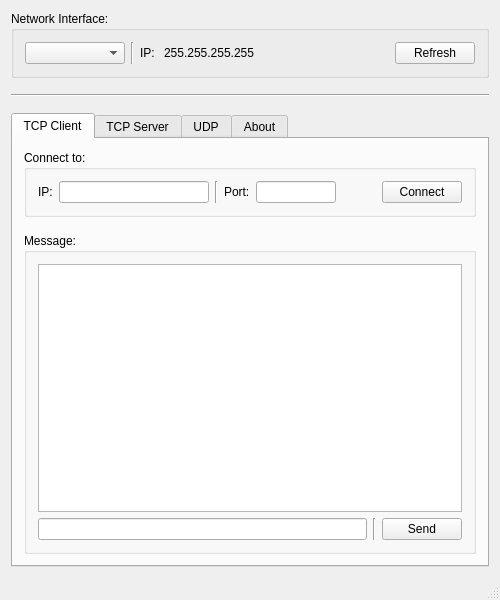
<?xml version="1.0" encoding="UTF-8"?>
<ui version="4.0">
 <class>MainWindow</class>
 <widget class="QMainWindow" name="MainWindow">
  <property name="geometry">
   <rect>
    <x>0</x>
    <y>0</y>
    <width>500</width>
    <height>600</height>
   </rect>
  </property>
  <property name="minimumSize">
   <size>
    <width>500</width>
    <height>500</height>
   </size>
  </property>
  <property name="windowTitle">
   <string>Socket Test</string>
  </property>
  <property name="windowIcon">
   <iconset>
    <normaloff>../../../git/socket-test/res/socket_test.png</normaloff>../../../git/socket-test/res/socket_test.png</iconset>
  </property>
  <widget class="QWidget" name="centralWidget">
   <layout class="QVBoxLayout" name="verticalLayout">
    <item>
     <widget class="QGroupBox" name="groupBox_3">
      <property name="title">
       <string>Network Interface:</string>
      </property>
      <layout class="QVBoxLayout" name="verticalLayout_2">
       <item>
        <layout class="QHBoxLayout" name="horizontalLayout_5">
         <item>
          <widget class="QComboBox" name="comboBox_Interface">
           <property name="sizePolicy">
            <sizepolicy hsizetype="Preferred" vsizetype="Fixed">
             <horstretch>0</horstretch>
             <verstretch>0</verstretch>
            </sizepolicy>
           </property>
           <property name="minimumSize">
            <size>
             <width>100</width>
             <height>0</height>
            </size>
           </property>
           <property name="maximumSize">
            <size>
             <width>200</width>
             <height>16777215</height>
            </size>
           </property>
          </widget>
         </item>
         <item>
          <widget class="Line" name="line">
           <property name="orientation">
            <enum>Qt::Vertical</enum>
           </property>
          </widget>
         </item>
         <item>
          <widget class="QLabel" name="label_2">
           <property name="text">
            <string>IP: </string>
           </property>
          </widget>
         </item>
         <item>
          <widget class="QLabel" name="label_LocalIP">
           <property name="text">
            <string>255.255.255.255</string>
           </property>
          </widget>
         </item>
         <item>
          <spacer name="horizontalSpacer_5">
           <property name="orientation">
            <enum>Qt::Horizontal</enum>
           </property>
           <property name="sizeHint" stdset="0">
            <size>
             <width>40</width>
             <height>20</height>
            </size>
           </property>
          </spacer>
         </item>
         <item>
          <widget class="QPushButton" name="button_Refresh">
           <property name="text">
            <string>Refresh</string>
           </property>
          </widget>
         </item>
        </layout>
       </item>
      </layout>
     </widget>
    </item>
    <item>
     <spacer name="verticalSpacer_3">
      <property name="orientation">
       <enum>Qt::Vertical</enum>
      </property>
      <property name="sizeType">
       <enum>QSizePolicy::Fixed</enum>
      </property>
      <property name="sizeHint" stdset="0">
       <size>
        <width>20</width>
        <height>10</height>
       </size>
      </property>
     </spacer>
    </item>
    <item>
     <widget class="Line" name="line_6">
      <property name="orientation">
       <enum>Qt::Horizontal</enum>
      </property>
     </widget>
    </item>
    <item>
     <spacer name="verticalSpacer_2">
      <property name="orientation">
       <enum>Qt::Vertical</enum>
      </property>
      <property name="sizeType">
       <enum>QSizePolicy::Fixed</enum>
      </property>
      <property name="sizeHint" stdset="0">
       <size>
        <width>20</width>
        <height>10</height>
       </size>
      </property>
     </spacer>
    </item>
    <item>
     <widget class="QTabWidget" name="tabWidget">
      <property name="tabShape">
       <enum>QTabWidget::Rounded</enum>
      </property>
      <property name="currentIndex">
       <number>0</number>
      </property>
      <widget class="QWidget" name="tab_tcpClient">
       <attribute name="title">
        <string>TCP Client</string>
       </attribute>
       <layout class="QVBoxLayout" name="verticalLayout_5">
        <item>
         <widget class="QGroupBox" name="groupBox_4">
          <property name="title">
           <string>Connect to:</string>
          </property>
          <layout class="QVBoxLayout" name="verticalLayout_6">
           <item>
            <layout class="QHBoxLayout" name="horizontalLayout_7">
             <item>
              <widget class="QLabel" name="label_targetIP">
               <property name="sizePolicy">
                <sizepolicy hsizetype="Preferred" vsizetype="Preferred">
                 <horstretch>0</horstretch>
                 <verstretch>0</verstretch>
                </sizepolicy>
               </property>
               <property name="minimumSize">
                <size>
                 <width>0</width>
                 <height>0</height>
                </size>
               </property>
               <property name="baseSize">
                <size>
                 <width>0</width>
                 <height>0</height>
                </size>
               </property>
               <property name="text">
                <string>IP:</string>
               </property>
              </widget>
             </item>
             <item>
              <widget class="QLineEdit" name="lineEdit_TcpClientTargetIP">
               <property name="minimumSize">
                <size>
                 <width>150</width>
                 <height>0</height>
                </size>
               </property>
               <property name="maximumSize">
                <size>
                 <width>200</width>
                 <height>16777215</height>
                </size>
               </property>
              </widget>
             </item>
             <item>
              <widget class="Line" name="line_4">
               <property name="orientation">
                <enum>Qt::Vertical</enum>
               </property>
              </widget>
             </item>
             <item>
              <widget class="QLabel" name="label_targetPort">
               <property name="sizePolicy">
                <sizepolicy hsizetype="Preferred" vsizetype="Preferred">
                 <horstretch>0</horstretch>
                 <verstretch>0</verstretch>
                </sizepolicy>
               </property>
               <property name="minimumSize">
                <size>
                 <width>0</width>
                 <height>0</height>
                </size>
               </property>
               <property name="text">
                <string>Port:</string>
               </property>
              </widget>
             </item>
             <item>
              <widget class="QLineEdit" name="lineEdit_TcpClientTargetPort">
               <property name="minimumSize">
                <size>
                 <width>80</width>
                 <height>0</height>
                </size>
               </property>
               <property name="maximumSize">
                <size>
                 <width>80</width>
                 <height>16777215</height>
                </size>
               </property>
              </widget>
             </item>
             <item>
              <spacer name="horizontalSpacer">
               <property name="orientation">
                <enum>Qt::Horizontal</enum>
               </property>
               <property name="sizeHint" stdset="0">
                <size>
                 <width>40</width>
                 <height>20</height>
                </size>
               </property>
              </spacer>
             </item>
             <item>
              <widget class="QPushButton" name="button_TcpClient">
               <property name="text">
                <string>Connect</string>
               </property>
              </widget>
             </item>
            </layout>
           </item>
          </layout>
         </widget>
        </item>
        <item>
         <spacer name="verticalSpacer_4">
          <property name="orientation">
           <enum>Qt::Vertical</enum>
          </property>
          <property name="sizeType">
           <enum>QSizePolicy::Fixed</enum>
          </property>
          <property name="sizeHint" stdset="0">
           <size>
            <width>20</width>
            <height>10</height>
           </size>
          </property>
         </spacer>
        </item>
        <item>
         <widget class="QGroupBox" name="groupBox_2">
          <property name="title">
           <string>Message:</string>
          </property>
          <layout class="QVBoxLayout" name="verticalLayout_4">
           <item>
            <widget class="QTextBrowser" name="textBrowser_TcpClientMessage"/>
           </item>
           <item>
            <layout class="QHBoxLayout" name="horizontalLayout">
             <item>
              <widget class="QLineEdit" name="lineEdit_TcpClientSend"/>
             </item>
             <item>
              <widget class="Line" name="line_5">
               <property name="orientation">
                <enum>Qt::Vertical</enum>
               </property>
              </widget>
             </item>
             <item>
              <widget class="QPushButton" name="button_TcpClientSend">
               <property name="text">
                <string>Send</string>
               </property>
              </widget>
             </item>
            </layout>
           </item>
          </layout>
         </widget>
        </item>
       </layout>
      </widget>
      <widget class="QWidget" name="tab_tcpServer">
       <attribute name="title">
        <string>TCP Server</string>
       </attribute>
       <layout class="QVBoxLayout" name="verticalLayout_7">
        <item>
         <widget class="QGroupBox" name="groupBox">
          <property name="title">
           <string>Listen on:</string>
          </property>
          <layout class="QVBoxLayout" name="verticalLayout_3">
           <item>
            <layout class="QHBoxLayout" name="horizontalLayout_3">
             <item>
              <widget class="QLabel" name="label_listenPort">
               <property name="sizePolicy">
                <sizepolicy hsizetype="Preferred" vsizetype="Preferred">
                 <horstretch>0</horstretch>
                 <verstretch>0</verstretch>
                </sizepolicy>
               </property>
               <property name="minimumSize">
                <size>
                 <width>0</width>
                 <height>0</height>
                </size>
               </property>
               <property name="text">
                <string>Port:</string>
               </property>
              </widget>
             </item>
             <item>
              <widget class="QLineEdit" name="lineEdit_TcpServerListenPort">
               <property name="minimumSize">
                <size>
                 <width>80</width>
                 <height>0</height>
                </size>
               </property>
               <property name="maximumSize">
                <size>
                 <width>80</width>
                 <height>16777215</height>
                </size>
               </property>
              </widget>
             </item>
             <item>
              <spacer name="horizontalSpacer_2">
               <property name="orientation">
                <enum>Qt::Horizontal</enum>
               </property>
               <property name="sizeHint" stdset="0">
                <size>
                 <width>40</width>
                 <height>20</height>
                </size>
               </property>
              </spacer>
             </item>
             <item>
              <widget class="QPushButton" name="button_TcpServer">
               <property name="text">
                <string>Start</string>
               </property>
              </widget>
             </item>
            </layout>
           </item>
          </layout>
         </widget>
        </item>
        <item>
         <spacer name="verticalSpacer">
          <property name="orientation">
           <enum>Qt::Vertical</enum>
          </property>
          <property name="sizeType">
           <enum>QSizePolicy::Fixed</enum>
          </property>
          <property name="sizeHint" stdset="0">
           <size>
            <width>20</width>
            <height>10</height>
           </size>
          </property>
         </spacer>
        </item>
        <item>
         <widget class="QGroupBox" name="groupBox_5">
          <property name="title">
           <string>Message:</string>
          </property>
          <layout class="QVBoxLayout" name="verticalLayout_8">
           <item>
            <widget class="QTextBrowser" name="textBrowser_TcpServerMessage"/>
           </item>
           <item>
            <layout class="QHBoxLayout" name="horizontalLayout_2">
             <item>
              <widget class="QLineEdit" name="lineEdit_TcpServerSend"/>
             </item>
             <item>
              <widget class="Line" name="line_7">
               <property name="orientation">
                <enum>Qt::Vertical</enum>
               </property>
              </widget>
             </item>
             <item>
              <widget class="QPushButton" name="button_TcpServerSend">
               <property name="text">
                <string>Send</string>
               </property>
              </widget>
             </item>
            </layout>
           </item>
          </layout>
         </widget>
        </item>
       </layout>
      </widget>
      <widget class="QWidget" name="tab_udp">
       <attribute name="title">
        <string>UDP</string>
       </attribute>
       <layout class="QVBoxLayout" name="verticalLayout_9">
        <item>
         <widget class="QGroupBox" name="groupBox_6">
          <property name="title">
           <string>Listen on:</string>
          </property>
          <layout class="QVBoxLayout" name="verticalLayout_10">
           <item>
            <layout class="QHBoxLayout" name="horizontalLayout_4">
             <item>
              <widget class="QLabel" name="label_3">
               <property name="text">
                <string>Port:</string>
               </property>
              </widget>
             </item>
             <item>
              <widget class="QLineEdit" name="lineEdit_UdpListenPort">
               <property name="sizePolicy">
                <sizepolicy hsizetype="Preferred" vsizetype="Fixed">
                 <horstretch>0</horstretch>
                 <verstretch>0</verstretch>
                </sizepolicy>
               </property>
               <property name="minimumSize">
                <size>
                 <width>80</width>
                 <height>0</height>
                </size>
               </property>
               <property name="maximumSize">
                <size>
                 <width>80</width>
                 <height>16777215</height>
                </size>
               </property>
              </widget>
             </item>
             <item>
              <spacer name="horizontalSpacer_3">
               <property name="orientation">
                <enum>Qt::Horizontal</enum>
               </property>
               <property name="sizeHint" stdset="0">
                <size>
                 <width>40</width>
                 <height>20</height>
                </size>
               </property>
              </spacer>
             </item>
             <item>
              <widget class="QPushButton" name="button_Udp">
               <property name="text">
                <string>Start</string>
               </property>
              </widget>
             </item>
            </layout>
           </item>
          </layout>
         </widget>
        </item>
        <item>
         <spacer name="verticalSpacer_5">
          <property name="orientation">
           <enum>Qt::Vertical</enum>
          </property>
          <property name="sizeType">
           <enum>QSizePolicy::Fixed</enum>
          </property>
          <property name="sizeHint" stdset="0">
           <size>
            <width>20</width>
            <height>10</height>
           </size>
          </property>
         </spacer>
        </item>
        <item>
         <widget class="QGroupBox" name="groupBox_8">
          <property name="title">
           <string>Message:</string>
          </property>
          <layout class="QVBoxLayout" name="verticalLayout_11">
           <item>
            <widget class="QTextBrowser" name="textBrowser_UdpMessage"/>
           </item>
           <item>
            <widget class="QGroupBox" name="groupBox_7">
             <property name="title">
              <string>Send to:</string>
             </property>
             <layout class="QVBoxLayout" name="verticalLayout_12">
              <item>
               <layout class="QHBoxLayout" name="horizontalLayout_8">
                <item>
                 <widget class="QLabel" name="label">
                  <property name="text">
                   <string>IP:</string>
                  </property>
                 </widget>
                </item>
                <item>
                 <widget class="QLineEdit" name="lineEdit_UdpTargetIP">
                  <property name="sizePolicy">
                   <sizepolicy hsizetype="Preferred" vsizetype="Fixed">
                    <horstretch>0</horstretch>
                    <verstretch>0</verstretch>
                   </sizepolicy>
                  </property>
                  <property name="minimumSize">
                   <size>
                    <width>200</width>
                    <height>0</height>
                   </size>
                  </property>
                  <property name="maximumSize">
                   <size>
                    <width>200</width>
                    <height>16777215</height>
                   </size>
                  </property>
                 </widget>
                </item>
                <item>
                 <widget class="Line" name="line_2">
                  <property name="orientation">
                   <enum>Qt::Vertical</enum>
                  </property>
                 </widget>
                </item>
                <item>
                 <widget class="QLabel" name="label_4">
                  <property name="text">
                   <string>Port:</string>
                  </property>
                 </widget>
                </item>
                <item>
                 <widget class="QLineEdit" name="lineEdit_UdpTargetPort">
                  <property name="enabled">
                   <bool>true</bool>
                  </property>
                  <property name="sizePolicy">
                   <sizepolicy hsizetype="Preferred" vsizetype="Fixed">
                    <horstretch>0</horstretch>
                    <verstretch>0</verstretch>
                   </sizepolicy>
                  </property>
                  <property name="minimumSize">
                   <size>
                    <width>80</width>
                    <height>0</height>
                   </size>
                  </property>
                  <property name="maximumSize">
                   <size>
                    <width>80</width>
                    <height>16777215</height>
                   </size>
                  </property>
                  <property name="baseSize">
                   <size>
                    <width>0</width>
                    <height>0</height>
                   </size>
                  </property>
                 </widget>
                </item>
                <item>
                 <spacer name="horizontalSpacer_4">
                  <property name="orientation">
                   <enum>Qt::Horizontal</enum>
                  </property>
                  <property name="sizeHint" stdset="0">
                   <size>
                    <width>40</width>
                    <height>20</height>
                   </size>
                  </property>
                 </spacer>
                </item>
               </layout>
              </item>
              <item>
               <widget class="Line" name="line_3">
                <property name="orientation">
                 <enum>Qt::Horizontal</enum>
                </property>
               </widget>
              </item>
              <item>
               <layout class="QHBoxLayout" name="horizontalLayout_6">
                <item>
                 <widget class="QLineEdit" name="lineEdit_UdpSend"/>
                </item>
                <item>
                 <widget class="Line" name="line_8">
                  <property name="orientation">
                   <enum>Qt::Vertical</enum>
                  </property>
                 </widget>
                </item>
                <item>
                 <widget class="QPushButton" name="button_UdpSend">
                  <property name="text">
                   <string>Send</string>
                  </property>
                 </widget>
                </item>
               </layout>
              </item>
             </layout>
            </widget>
           </item>
          </layout>
         </widget>
        </item>
       </layout>
      </widget>
      <widget class="QWidget" name="tab">
       <attribute name="title">
        <string>About</string>
       </attribute>
       <layout class="QVBoxLayout" name="verticalLayout_13">
        <item>
         <spacer name="verticalSpacer_7">
          <property name="orientation">
           <enum>Qt::Vertical</enum>
          </property>
          <property name="sizeType">
           <enum>QSizePolicy::Fixed</enum>
          </property>
          <property name="sizeHint" stdset="0">
           <size>
            <width>20</width>
            <height>20</height>
           </size>
          </property>
         </spacer>
        </item>
        <item>
         <widget class="QLabel" name="label_5">
          <property name="font">
           <font>
            <pointsize>18</pointsize>
           </font>
          </property>
          <property name="cursor">
           <cursorShape>ArrowCursor</cursorShape>
          </property>
          <property name="layoutDirection">
           <enum>Qt::LeftToRight</enum>
          </property>
          <property name="text">
           <string>Socket Test</string>
          </property>
          <property name="alignment">
           <set>Qt::AlignCenter</set>
          </property>
          <property name="textInteractionFlags">
           <set>Qt::LinksAccessibleByMouse|Qt::TextSelectableByMouse</set>
          </property>
         </widget>
        </item>
        <item>
         <widget class="QLabel" name="label_AppVersion">
          <property name="text">
           <string>V 2.0</string>
          </property>
          <property name="alignment">
           <set>Qt::AlignCenter</set>
          </property>
          <property name="textInteractionFlags">
           <set>Qt::LinksAccessibleByMouse</set>
          </property>
         </widget>
        </item>
        <item>
         <widget class="QLabel" name="label_7">
          <property name="text">
           <string>By: Zach (Zhengyu) Peng</string>
          </property>
          <property name="alignment">
           <set>Qt::AlignCenter</set>
          </property>
         </widget>
        </item>
        <item>
         <widget class="QLabel" name="label_GitHub">
          <property name="text">
           <string>&lt;html&gt;&lt;head/&gt;&lt;body&gt;&lt;p&gt;&lt;a href=&quot;https://github.com/rookiepeng/socket-test-qt&quot; target=&quot;_blank&quot;&gt;&lt;span style=&quot; text-decoration: underline; color:#0000ff;&quot;&gt;Source codes on Github&lt;/span&gt;&lt;/a&gt;&lt;/p&gt;&lt;/body&gt;&lt;/html&gt;</string>
          </property>
          <property name="alignment">
           <set>Qt::AlignCenter</set>
          </property>
          <property name="textInteractionFlags">
           <set>Qt::LinksAccessibleByMouse|Qt::TextSelectableByMouse</set>
          </property>
         </widget>
        </item>
        <item>
         <widget class="QLabel" name="label_HomePage">
          <property name="text">
           <string>&lt;html&gt;&lt;head/&gt;&lt;body&gt;&lt;p&gt;&lt;a href=&quot;https://zpeng.me/&quot; target=&quot;_blank&quot;&gt;&lt;span style=&quot; text-decoration: underline; color:#0000ff;&quot;&gt;My home page&lt;/span&gt;&lt;/a&gt;&lt;/p&gt;&lt;/body&gt;&lt;/html&gt;</string>
          </property>
          <property name="alignment">
           <set>Qt::AlignCenter</set>
          </property>
          <property name="textInteractionFlags">
           <set>Qt::LinksAccessibleByMouse|Qt::TextSelectableByMouse</set>
          </property>
         </widget>
        </item>
        <item>
         <spacer name="verticalSpacer_6">
          <property name="orientation">
           <enum>Qt::Vertical</enum>
          </property>
          <property name="sizeHint" stdset="0">
           <size>
            <width>20</width>
            <height>40</height>
           </size>
          </property>
         </spacer>
        </item>
       </layout>
      </widget>
     </widget>
    </item>
   </layout>
  </widget>
  <widget class="QMenuBar" name="menuBar">
   <property name="geometry">
    <rect>
     <x>0</x>
     <y>0</y>
     <width>500</width>
     <height>21</height>
    </rect>
   </property>
  </widget>
  <widget class="QStatusBar" name="statusBar"/>
 </widget>
 <layoutdefault spacing="6" margin="11"/>
 <resources/>
 <connections/>
</ui>
